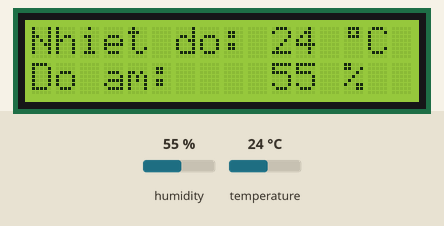
The sketch below on a simulated Arduino Uno, built with avr-gcc and run on an emulated ATmega328P. Parts: 16×2 character LCD. Inputs (shaded band) come from the test bench; at power-on: humidity 55 %, temperature 24 °C.

Above: at 1.6 s.
1.7 s: humidity set to 22 %
At 4.3 s:
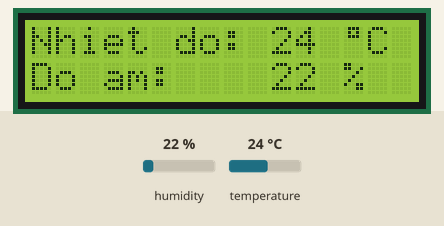
4.6 s: temperature set to 12 °C
At 5.7 s:
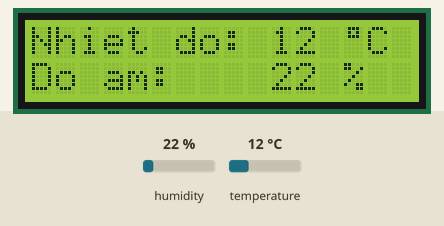
7.5 s: humidity set to 40 %
At 9.5 s:
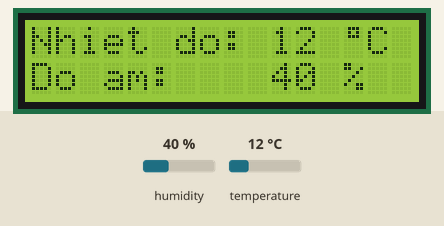
10.6 s: temperature set to 19 °C
At 12.0 s:
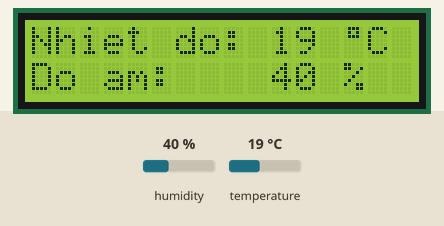
Timing chart, 0 to 13.6 s (numbered marks = the images above; inputs shaded):
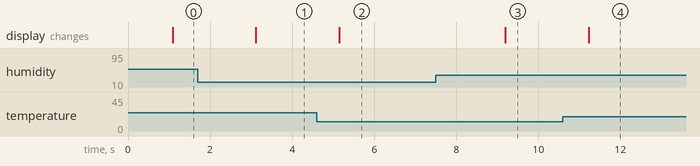

The sketch:

Doc_Nhiet_do_va_do_am_len_LCD.ino
```cpp
//ĐỌC NHIỆT ĐỘ VÀ ĐỘ ẨM TỪ DHT11 VÀ HIỂN THỊ TRÊN LCD
//Gọi thư viện DHT11
#include <DHT.h>
#include <Wire.h>
#include <LiquidCrystal.h>
const int DHTPIN = 8; //Đọc dữ liệu từ DHT11 ở chân 8 trên UNO
const int DHTTYPE = DHT11; //Khai báo loại cảm biến, có 2 loại là DHT11 và DHT12
DHT dht(DHTPIN,DHTTYPE);
byte degree[8]={
  0B01110,
  0B01010,
  0B01110,
  0B00000,
  0B00000,
  0B00000,
  0B00000,
  0B00000,
};
LiquidCrystal lcd(12,11,5,4,3,2);
void setup() {
  lcd.begin(16,2);
  //lcd.setBacklightPin(3,POSITIVE);
  //lcd.setBacklight(HIGH);

  lcd.home();
  lcd.print("Nhiet do: ");
  lcd.setCursor(0,1);
  lcd.print("Do am: ");
  lcd.createChar(1,degree);
  //Serial.begin(9600);
  dht.begin();// Khởi động cảm biến
}

void loop() {
  delay(1000);
  float h=dht.readHumidity(); //Đọc độ ẩm
  float t=dht.readTemperature(); //Đọc nhiệt độ
 if (isnan(t) || isnan(h)) {//Kiểm tra xem thử việc đọc giá trị có bị thất bại hay không. Hàm isnan tham khảo google
    lcd.setCursor(10,0);
    lcd.print ("False");
    return;
  }
  else {

    lcd.setCursor(10,0);
    lcd.print(round(t));
    lcd.print(" ");
    lcd.write(1);
    lcd.print("C");

    lcd.setCursor(10,1);
    lcd.print(round(h));
    lcd.print(" %");
  }
 }
```

Measured:
- after the input at 1.7 s, the display: changes after 1.4 s (image 1)
- after the input at 4.6 s, the display: changes after 0.55 s (image 2)
- after the input at 7.5 s, the display: changes after 1.7 s (image 3)
- after the input at 10.6 s, the display: changes after 0.63 s (image 4)
